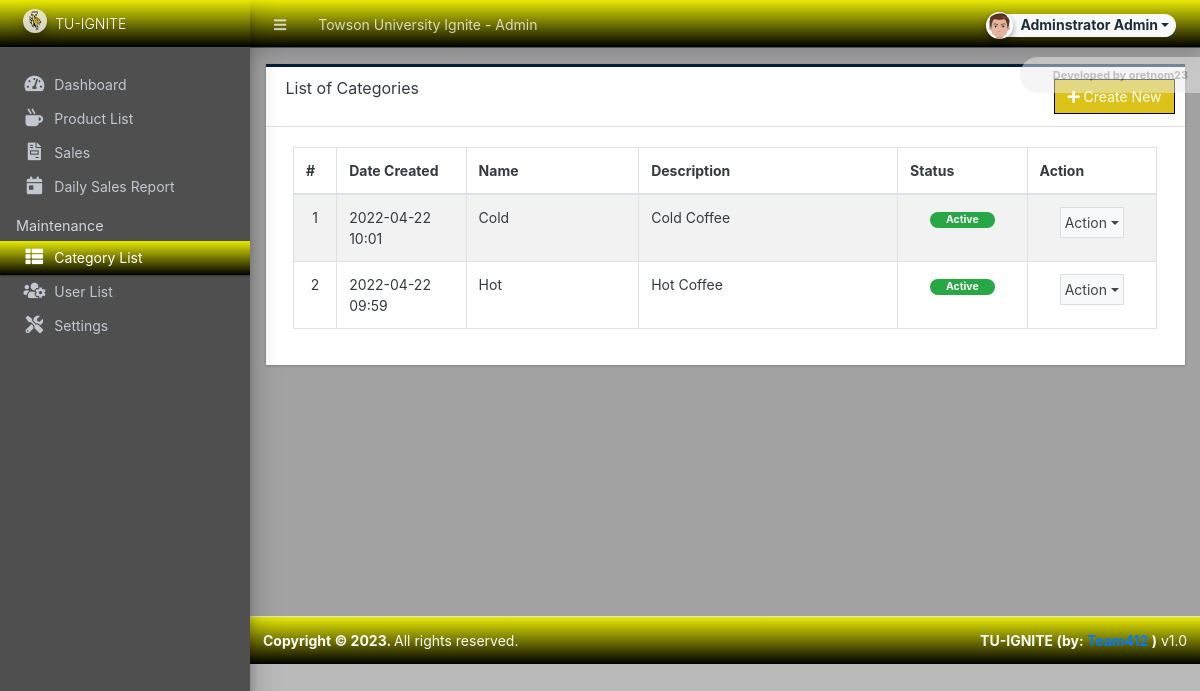
The app's page /admin/?page=categories (signed in) with its own data.
### tables this page shows
CREATE TABLE `category_list` (
  `id` int(30) NOT NULL,
  `name` text NOT NULL,
  `description` text NOT NULL,
  `status` tinyint(1) NOT NULL DEFAULT 1,
  `delete_flag` tinyint(1) NOT NULL DEFAULT 0,
  `date_created` datetime NOT NULL DEFAULT current_timestamp(),
  `date_updated` datetime NOT NULL DEFAULT current_timestamp() ON UPDATE current_timestamp()
);

### admin/categories/index.php (the view, shortened to what this page needs)
<div class="card card-outline rounded-0 card-navy">
	<div class="card-header">
		<h3 class="card-title">List of Categories</h3>
		<div class="card-tools">
			<a href="javascript:void(0)" id="create_new" class="btn btn-flat btn-primary"><span class="fas fa-plus"></span>  Create New</a>
		</div>
	</div>
	<div class="card-body">
        <div class="container-fluid">
			<table class="table table-hover table-striped table-bordered" id="list">
				<colgroup>
					<col width="5%">
					<col width="15%">
					<col width="20%">
					<col width="30%">
					<col width="15%">
					<col width="15%">
				</colgroup>
				<thead>
					<tr>
						<th>#</th>
						<th>Date Created</th>
						<th>Name</th>
						<th>Description</th>
						<th>Status</th>
						<th>Action</th>
					</tr>
				</thead>
				<tbody>
					<?php
					$i = 1;
						$qry = $conn->query("SELECT * from `category_list` where delete_flag = 0 order by `name` asc ");
						while($row = $qry->fetch_assoc()):
					?>
						<tr>
							<td class="text-center"><?php echo $i++; ?></td>
							<td><?php echo date("Y-m-d H:i",strtotime($row['date_created'])) ?></td>
							<td><?php echo $row['name'] ?></td>
							<td><p class="m-0 truncate-1"><?= $row['description'] ?></p></td>
							<td class="text-center">
                                <?php if($row['status'] == 1): ?>
                                    <span class="badge badge-success px-3 rounded-pill">Active</span>
                                <?php else: ?>
                                    <span class="badge badge-danger px-3 rounded-pill">Inactive</span>
                                <?php endif; ?>
                            </td>
							<td align="center">
								 <button type="button" class="btn btn-flat p-1 btn-default btn-sm dropdown-toggle dropdown-icon" data-toggle="dropdown">
				                  		Action
				                  </button>
							</td>
						</tr>
					<?php endwhile; ?>
				</tbody>
			</table>
		</div>
	</div>
</div>

### records on screen
category_list: date_created "2022-04-22 10:01", name "Cold", description "Cold Coffee", status "Active"
category_list: date_created "2022-04-22 09:59", name "Hot", description "Hot Coffee", status "Active"

### other values on screen
$_settings->info('name') "Towson University Ignite"
$_settings->userdata('firstname').' '.$_settings->userdata('lastname') "Adminstrator Admin"
$_settings->info('short_name') "TU-IGNITE"
